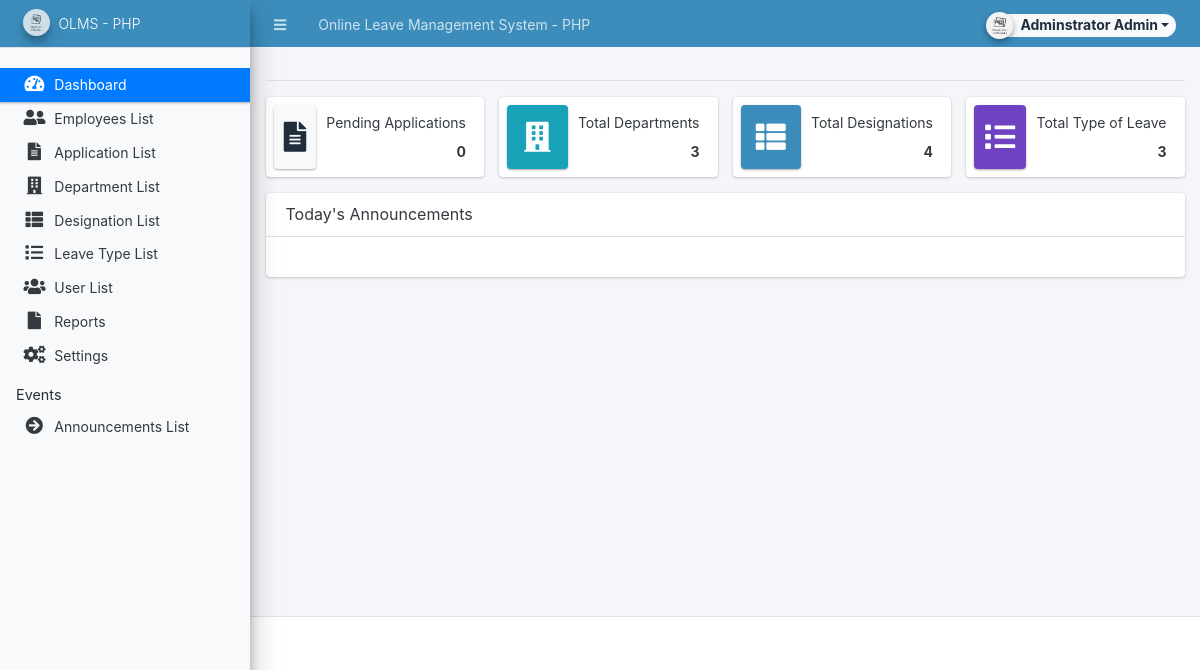
/admin/index.php (signed in), run on an earlier commit of the app's database.
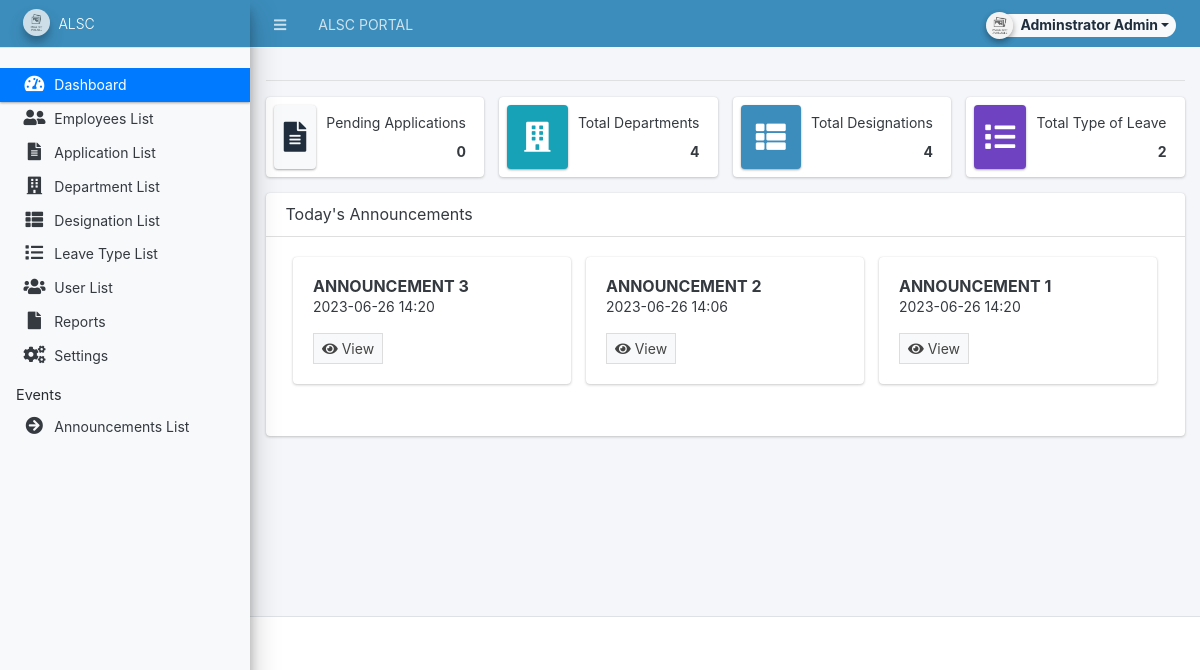
And on a later commit of the database.
### tables this page shows
CREATE TABLE `announcement_list` (
  `id` int(30) NOT NULL,
  `title` text NOT NULL,
  `description` text NOT NULL,
  `date_created` datetime NOT NULL DEFAULT current_timestamp(),
  `date_updated` datetime DEFAULT NULL ON UPDATE current_timestamp(),
  `to_` text NOT NULL,
  `from_` text NOT NULL,
  `date_` datetime NOT NULL,
  `cc_` text NOT NULL,
  `ref_` text NOT NULL,
  `re_` text NOT NULL
);

### config.php (called while the page is built, shortened)
<?php
require_once('classes/DBConnection.php');
require_once('classes/SystemSettings.php');
function validate_image($file){
	if(!empty($file)){
		if(is_file(base_app.$file)){
			return base_url.$file;
		}else{
			return base_url.'dist/img/no-image-available.png';
		}
	}else{
		return base_url.'dist/img/no-image-available.png';
	}
}
function isMobileDevice(){
    $aMobileUA = array(
        '/iphone/i' => 'iPhone',
        '/ipod/i' => 'iPod',
        '/ipad/i' => 'iPad',
        '/android/i' => 'Android',
        '/blackberry/i' => 'BlackBerry',
        '/webos/i' => 'Mobile'
    );
    return false;
}
?>

### classes/DBConnection.php (called while the page is built, shortened)
<?php
class DBConnection{
    private $host = DB_SERVER;
    private $username = DB_USERNAME;
    private $password = DB_PASSWORD;
    private $database = DB_NAME;
    public $conn;
    public function __construct(){
        if (!isset($this->conn)) {
            $this->conn = new mysqli($this->host, $this->username, $this->password, $this->database);
        }
    }
}
?>

### classes/SystemSettings.php (called while the page is built, shortened)
<?php
class SystemSettings extends DBConnection{
	function userdata($field = ''){
		if(!empty($field)){
			if(isset($_SESSION['userdata'][$field]))
				return $_SESSION['userdata'][$field];
			else
				return null;
		}else{
			return false;
		}
	}
	function info($field=''){
		if(!empty($field)){
			if(isset($_SESSION['system_info'][$field]))
				return $_SESSION['system_info'][$field];
			else
				return false;
		}else{
			return false;
		}
	}
}
$_settings = new SystemSettings();
?>

### admin/home.php (the view, shortened to what this page needs)
<hr class="bg-light">
<?php if($_settings->userdata('type') != 3): ?>
<div class="row">
          <div class="col-12 col-sm-6 col-md-3">
            <div class="info-box">
              <span class="info-box-icon bg-light elevation-1"><i class="fas fa-file-alt"></i></span>
              <div class="info-box-content">
                <span class="info-box-text">Pending Applications</span>
                <span class="info-box-number text-right">
                  <?php
                    $pending = $conn->query("SELECT * FROM `leave_applications` where date_format(date_start,'%Y') = '".date('Y')."' and date_format(date_end,'%Y') = '".date('Y')."' and status = 0 ")->num_rows;
                    echo number_format($pending);
                  ?>
                </span>
              </div>
            </div>
          </div>
          <div class="col-12 col-sm-6 col-md-3">
            <div class="info-box mb-3">
              <span class="info-box-icon bg-info elevation-1"><i class="fas fa-building"></i></span>
              <div class="info-box-content">
                <span class="info-box-text">Total Departments</span>
                <span class="info-box-number text-right">
                  <?php
                    $department = $conn->query("SELECT id FROM `department_list` ")->num_rows;
                    echo number_format($department);
                  ?>
                </span>
              </div>
            </div>
          </div>
          <div class="col-12 col-sm-6 col-md-3">
            <div class="info-box mb-3">
              <span class="info-box-icon bg-lightblue elevation-1"><i class="fas fa-th-list"></i></span>
              <div class="info-box-content">
                <span class="info-box-text">Total Designations</span>
                <span class="info-box-number text-right">
                <?php
                    $designation = $conn->query("SELECT id FROM `designation_list`")->num_rows;
                    echo number_format($designation);
                  ?>
                </span>
              </div>
            </div>
          </div>
          <div class="col-12 col-sm-6 col-md-3">
            <div class="info-box mb-3">
              <span class="info-box-icon bg-purple elevation-1"><i class="fas fa-list"></i></span>
              <div class="info-box-content">
                <span class="info-box-text">Total Type of Leave</span>
                <span class="info-box-number text-right">
                <?php
                    $leave_types = $conn->query("SELECT id FROM `leave_types` where status = 1 ")->num_rows;
                    echo number_format($leave_types);
                  ?>
                </span>
              </div>
            </div>
          </div>
        </div>
<?php endif; ?>
<div class="card">
    <div class="card-header">
        <h3 class="card-title">Today's Announcements</h3>
    </div>
    <div class="card-body">
        <div class="container-fluid">
            <div class="row">
                <?php
                $qry = $conn->query("SELECT * from `announcement_list` order by date_created desc LIMIT 3");
                while ($row = $qry->fetch_assoc()):
                    $row['description'] = strip_tags(stripslashes(html_entity_decode($row['description'])));
                ?>
                <div class="col-md-4 mb-3">
                    <div class="card">
                        <div class="card-body">
                            <h5 class="card-title" style="font-weight: bold;"><?php echo $row['title'] ?></h5>
                            <p class="card-text"><?php echo ($row['date_updated'] != null) ? date('Y-m-d H:i', strtotime($row['date_updated'])) : date('Y-m-d H:i', strtotime($row['date_created'])); ?></p>
                            <button type="button" class="btn btn-flat btn-default btn-sm view_announce" data-id="<?php echo $row['id'] ?>">
                                <span class="fa fa-eye"></span> View
                            </button>
                        </div>
                    </div>
                </div>
                <?php endwhile; ?>
            </div>
        </div>
    </div>
</div>

### admin/index.php (shortened to what this page needs)
<?php require_once('../config.php'); ?>
 <!DOCTYPE html>
<html lang="en" class="" style="height: auto;">
<?php require_once('inc/header.php') ?>
  <body class="sidebar-mini layout-fixed control-sidebar-slide-open layout-navbar-fixed sidebar-mini-md sidebar-mini-xs text-sm" data-new-gr-c-s-check-loaded="14.991.0" data-gr-ext-installed="" style="height: auto;">
    <div class="wrapper">
     <?php require_once('inc/topBarNav.php') ?>
     <?php require_once('inc/navigation.php') ?>
     <?php $page = isset($_GET['page']) ? $_GET['page'] : 'home';  ?>
      <div class="content-wrapper  pt-3" style="min-height: 567.854px;">
        <section class="content  text-dark">
          <div class="container-fluid">
            <?php
              if(!file_exists($page.".php") && !is_dir($page)){
                  include '404.html';
              }else{
                if(is_dir($page))
                  include $page.'/index.php';
                else
                  include $page.'.php';
              }
            ?>
          </div>
        </section>
      </div>
      <?php require_once('inc/footer.php') ?>
  </body>
</html>

### admin/inc/header.php (shortened to what this page needs)
<head>
    <link rel="stylesheet" href="<?php echo base_url ?>plugins/fontawesome-free/css/all.min.css">
    <link rel="stylesheet" href="<?php echo base_url ?>plugins/tempusdominus-bootstrap-4/css/tempusdominus-bootstrap-4.min.css">
  <link rel="stylesheet" href="<?php echo base_url ?>plugins/datatables-bs4/css/dataTables.bootstrap4.min.css">
  <link rel="stylesheet" href="<?php echo base_url ?>plugins/datatables-responsive/css/responsive.bootstrap4.min.css">
  <link rel="stylesheet" href="<?php echo base_url ?>plugins/datatables-buttons/css/buttons.bootstrap4.min.css">
  <link rel="stylesheet" href="<?php echo base_url ?>plugins/select2/css/select2.min.css">
  <link rel="stylesheet" href="<?php echo base_url ?>plugins/select2-bootstrap4-theme/select2-bootstrap4.min.css">
    <link rel="stylesheet" href="<?php echo base_url ?>plugins/icheck-bootstrap/icheck-bootstrap.min.css">
    <link rel="stylesheet" href="<?php echo base_url ?>plugins/jqvmap/jqvmap.min.css">
    <link rel="stylesheet" href="<?php echo base_url ?>dist/css/adminlte.css">
    <link rel="stylesheet" href="<?php echo base_url ?>dist/css/custom.css">
    <link rel="stylesheet" href="<?php echo base_url ?>plugins/overlayScrollbars/css/OverlayScrollbars.min.css">
    <link rel="stylesheet" href="<?php echo base_url ?>plugins/daterangepicker/daterangepicker.css">
    <link rel="stylesheet" href="<?php echo base_url ?>plugins/summernote/summernote-bs4.min.css">
  <link rel="stylesheet" href="<?php echo base_url ?>plugins/sweetalert2-theme-bootstrap-4/bootstrap-4.min.css">
  </head>

### admin/inc/topBarNav.php (shortened to what this page needs)
<nav class="main-header navbar navbar-expand navbar-dark border border-light border-top-0  border-left-0 border-right-0 navbar-light text-sm bg-lightblue">
  <ul class="navbar-nav">
    <li class="nav-item">
    <a class="nav-link" data-widget="pushmenu" href="#" role="button"><i class="fas fa-bars"></i></a>
    </li>
    <li class="nav-item d-none d-sm-inline-block">
      <a href="<?php echo base_url ?>" class="nav-link"><?php echo (!isMobileDevice()) ? $_settings->info('name'):$_settings->info('short_name'); ?></a>
    </li>
  </ul>
  <ul class="navbar-nav ml-auto">
    <li class="nav-item">
      <div class="btn-group nav-link">
            <button type="button" class="btn btn-rounded badge badge-light dropdown-toggle dropdown-icon" data-toggle="dropdown">
              <span><img src="<?php echo validate_image($_settings->userdata('avatar')) ?>" class="img-circle elevation-2 user-img" alt="User Image"></span>
              <span class="ml-3"><?php echo ucwords($_settings->userdata('firstname').' '.$_settings->userdata('lastname')) ?></span>
            </button>
        </div>
    </li>
  </ul>
</nav>

### admin/inc/navigation.php (shortened to what this page needs)
<aside class="main-sidebar sidebar-light-primary text-white bg-light disabled elevation-4 sidebar-no-expand">
  <a href="<?php echo base_url ?>admin" class="brand-link bg-lightblue text-sm">
  <img src="<?php echo validate_image($_settings->info('logo'))?>" alt="Store Logo" class="brand-image img-circle elevation-3" style="opacity: .8;width: 1.7rem;height: 1.7rem;max-height: unset">
  <span class="brand-text font-weight-light text-white"><?php echo $_settings->info('short_name') ?></span>
  </a>
  <div class="sidebar os-host os-theme-light os-host-overflow os-host-overflow-y os-host-resize-disabled os-host-transition os-host-scrollbar-horizontal-hidden">
    <div class="os-content-glue" style="margin: 0px -8px; width: 249px; height: 646px;"></div>
    <div class="os-padding">
      <div class="os-viewport os-viewport-native-scrollbars-invisible" style="overflow-y: scroll;">
        <div class="os-content" style="padding: 0px 8px; height: 100%; width: 100%;">
          <nav class="mt-4">
             <ul class="nav nav-pills nav-sidebar flex-column text-sm nav-compact nav-flat nav-child-indent nav-collapse-hide-child" data-widget="treeview" role="menu" data-accordion="false">
              <li class="nav-item dropdown">
                <a href="./" class="nav-link nav-home">
                  <i class="nav-icon fas fa-tachometer-alt"></i>
                  <p>
                    Dashboard
                  </p>
                </a>
              </li>
              <?php $usertype = $_settings->userdata('type');
                  if($usertype != 1 && $usertype !=2):?>
              <li class="nav-item dropdown">
                <a href="<?php echo base_url ?>admin/?page=employees/records&id=<?php echo $_settings->userdata('id') ?>" class="nav-link nav-records">
                  <i class="nav-icon fas fa-id-card"></i>
                  <p>
                    My Records
                  </p>
                </a>
              </li>
              <?php else: ?>
              <li class="nav-item dropdown">
                <a href="<?php echo base_url ?>admin/?page=employees" class="nav-link nav-employees">
                  <i class="nav-icon fas fa-user-friends"></i>
                  <p>
                    Employees List
                  </p>
                </a>
              </li>
              <?php endif; ?>
              <?php if($_settings->userdata('type') != 2): ?>
              <li class="nav-item dropdown">
                <a href="<?php echo base_url ?>admin/?page=leave_applications" class="nav-link nav-leave_applications">
                  <i class="nav-icon fas fa-file-alt"></i>
                  <p>
                    Application List
                  </p>
                </a>
              </li>
              <?php endif; ?>
              <?php if($_settings->userdata('type') != 3): ?>
              <?php if($_settings->userdata('type') == 1): ?>
              <li class="nav-item dropdown">
                <a href="<?php echo base_url ?>admin/?page=maintenance/department" class="nav-link nav-maintenance_department">
                  <i class="nav-icon fas fa-building"></i>
                  <p>
                    Department List
                  </p>
                </a>
              </li>
              <li class="nav-item dropdown">
                <a href="<?php echo base_url ?>admin/?page=maintenance/designation" class="nav-link nav-maintenance_designation">
                  <i class="nav-icon fas fa-th-list"></i>
                  <p>
                    Designation List
                  </p>
                </a>
              </li>
              <li class="nav-item dropdown">
                <a href="<?php echo base_url ?>admin/?page=maintenance/leave_type" class="nav-link nav-maintenance_leave_type">
                  <i class="nav-icon fas fa-list"></i>
                  <p>
                    Leave Type List
                  </p>
                </a>
              </li>
              <li class="nav-item dropdown">
                <a href="<?php echo base_url ?>admin/?page=user/list" class="nav-link nav-user_list">
                  <i class="nav-icon fas fa-users"></i>
                  <p>
                    User List
                  </p>
                </a>
              </li>
              <?php endif; ?>
              <?php if($_settings->userdata('type') != 3): ?>
              <li class="nav-item dropdown">
                <a href="<?php echo base_url ?>admin/?page=reports" class="nav-link nav-reports">
                  <i class="nav-icon fas fa-file"></i>
                  <p>
                    Reports
                  </p>
                </a>
              </li>
              <li class="nav-item dropdown">
                <a href="<?php echo base_url ?>admin/?page=system_info" class="nav-link nav-system_info">
                  <i class="nav-icon fas fa-cogs"></i>
                  <p>
                    Settings
                  </p>
                </a>
              </li>
              <?php endif; ?>
              <?php endif; ?>
              <li class="nav-header">Events</li>
              <li class="nav-item dropdown">
                <a href="<?php echo base_url ?>admin/?page=z_events/announcement" class="nav-link nav-z_events_announcement">
                  <i class="nav-icon fa fa-arrow-circle-right"></i>
                  <p>
                    Announcements List
                  </p>
                </a>
              </li>
            </ul>
          </nav>
        </div>
      </div>
    </div>
  </div>
</aside>

### admin/inc/footer.php (shortened to what this page needs)
<footer class="main-footer text-sm">

### admin/inc/topBarNav.php (style rules this page uses)
.user-img { position: absolute; height: 27px; width: 27px; object-fit: cover; left: -7%; top: -12%; }
.btn-rounded { border-radius: 50px; }

What changed in the data, as far as the page shows it:
added announcement_list: title "ANNOUNCEMENT 3", date_created "2023-06-26 14:20"
added announcement_list: title "ANNOUNCEMENT 2", date_created "2023-06-26 14:06"
added announcement_list: title "ANNOUNCEMENT 1", date_updated "2023-06-26 14:20"
Also different on the page:
$_settings->info('name'): "Online Leave Management System - PHP" → "ALSC PORTAL"
$_settings->info('short_name'): "OLMS - PHP" → "ALSC"
$department: "3" → "4"
$leave_types: "3" → "2"
